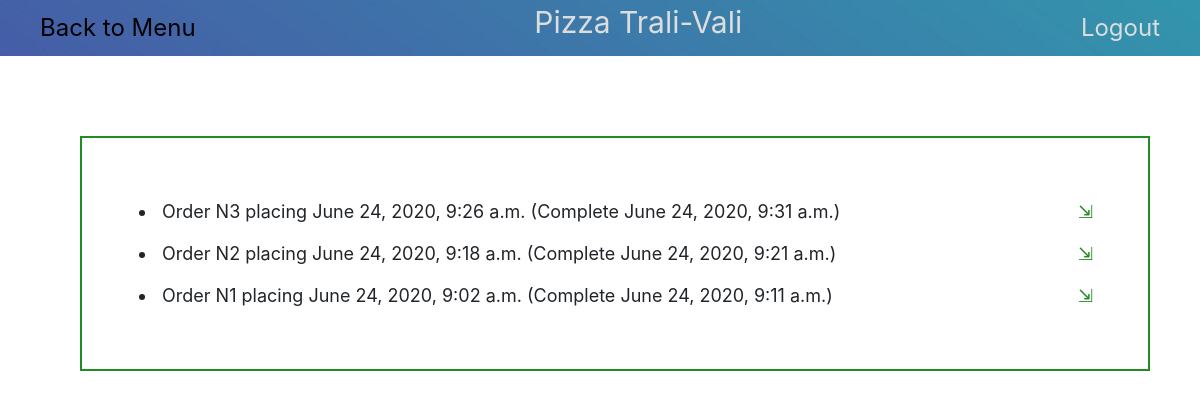
Before: /orders (signed in) with the older database file.
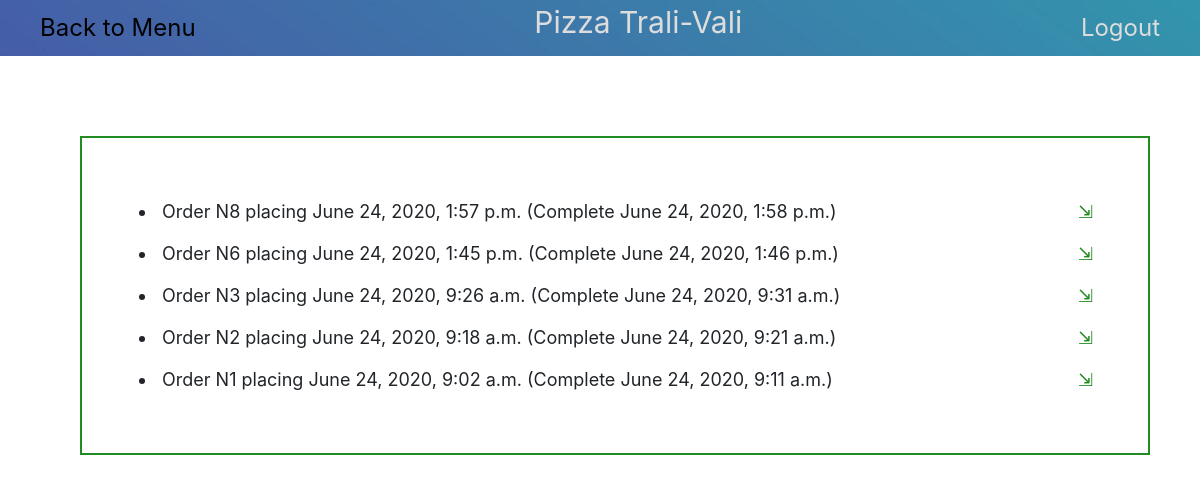
After: the same page with the newer database file.
### orders/models.py (models this page shows)
class Order(models.Model):
    STATUS = (
        ('P', 'Pending'),
        ('C', 'Complete'),
    )
    person = models.ForeignKey(User, on_delete=models.CASCADE, related_name="person")
    number = models.IntegerField()
    placing_time = models.DateTimeField(default=timezone.now)
    status = models.CharField(max_length=1, choices=STATUS, default="P")
    complete_time = models.DateTimeField(null=True, blank=True)
    def __str__(self):
        if self.status == "P":
            return f"Order N{self.number} placing {localize(self.placing_time)} ({self.get_status_display()})"
        else:
            return f"Order N{self.number} placing {localize(self.placing_time)} ({self.get_status_display()}  {localize(self.complete_time)})"

### orders/views.py (the view)
# urls.py: path("orders", views.orders, name="orders"),
@login_required
def orders(request):
    user = request.user
    context = {
        "user": user,
        "orders": orders_view(user)
    }
    return render(request, "orders/orders.html", context)

### orders/views.py (called while the page is built)
def orders_view(user):
    data = []
    orders = Order.objects.filter(person=user).order_by('-number')
    for order in orders:
        dish_list = []
        dishes = ShopCart.objects.filter(order_number=order)
        for dish in dishes:
            dish_list.append(dish.cart_view())
        data.append({"order": order, "dishes": dish_list})
    return data

### orders/templates/orders/orders.html (shortened to what this page needs)
{% extends "orders/base.html" %}
{% load static %}
{% block body %}
<ul id="orders">
    {% for order in orders %}
        <li>{{ order.order }}<span class="show-content"> &#x21F2</span>
        </li>
    {% endfor %}
</ul>
{% endblock %}

Changed rows visible on the page:
added Order: order "Order N8 placing June 24, 2020, 1:57 p.m. (Complete June 24, 2020, 1:58 p.m.)"
added Order: order "Order N6 placing June 24, 2020, 1:45 p.m. (Complete June 24, 2020, 1:46 p.m.)"
